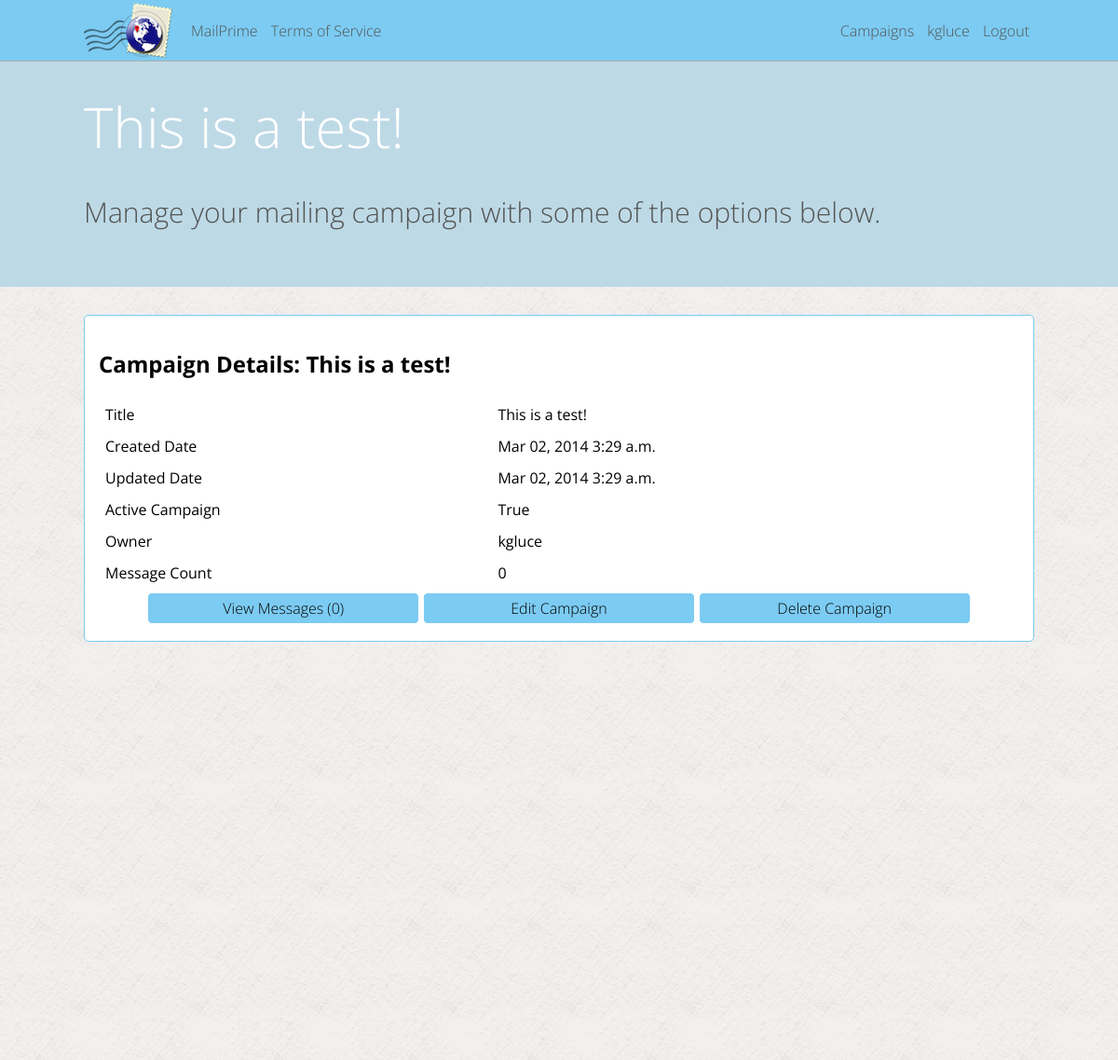
The app's page /kgluce/campaign-1 (signed in), older data.
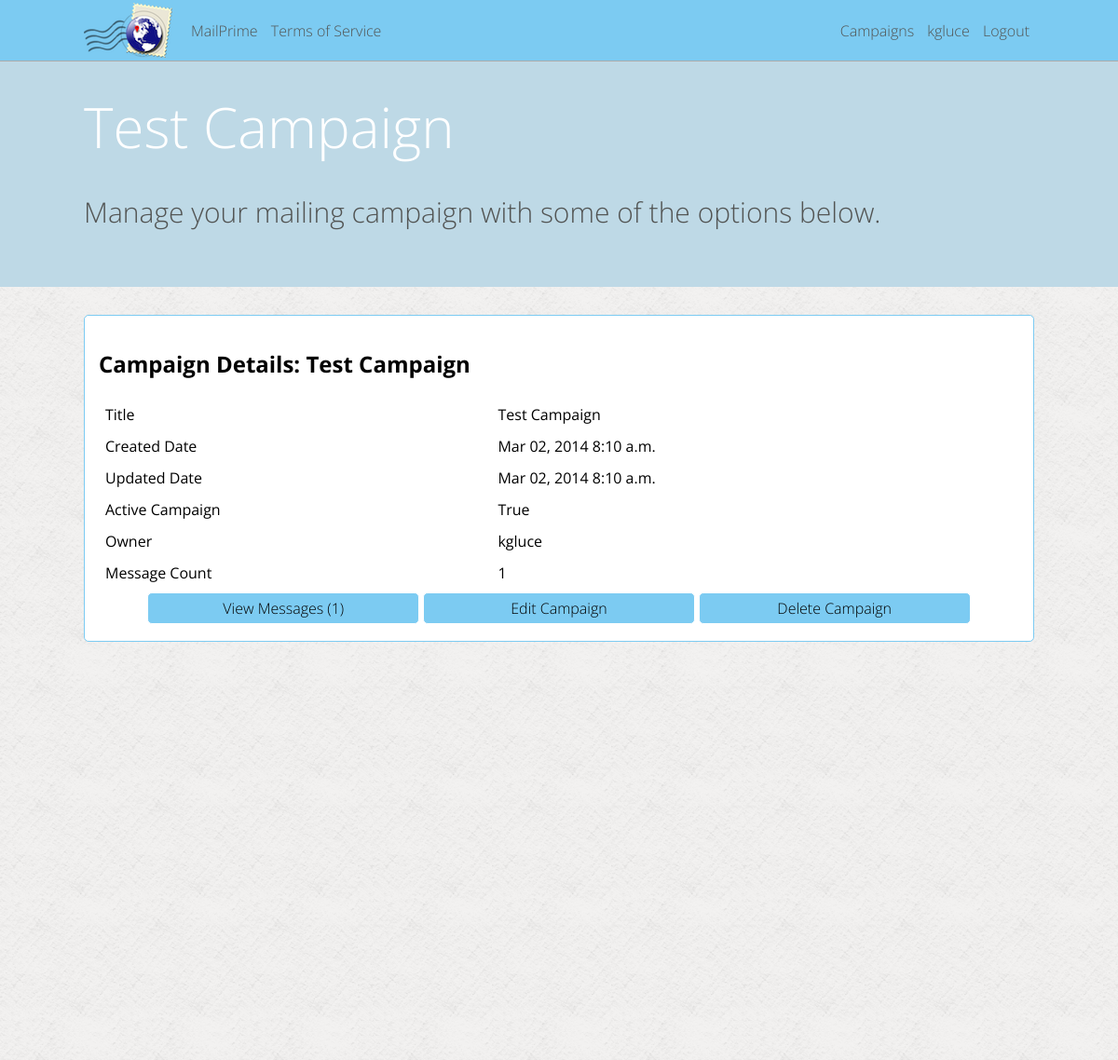
The same page, newer data.
### mailer/models.py (models this page shows, shortened)
class Campaign(models.Model):
	title = models.CharField(max_length=200)
	about = models.TextField()
	created_date = models.DateTimeField(auto_now_add=True, blank=True)
	updated_date = models.DateTimeField(auto_now=True)
	active = models.BooleanField(default=True)
	user = models.ForeignKey(User)

### mailer/campaign_views.py (the view)
# urls.py: url(r'^(\w+)/campaign-(\d+)$', campaign_views.user_campaign, name='user_campaign'),
def user_campaign(request, param_username, param_campaign_pk):
	page_vars = {"page_title": 'Campaign View'}
	if current_user(request) and request.user.username == param_username:
		try:
			user_campaign = Campaign.objects.get(pk = param_campaign_pk)
		except Campaign.DoesNotExist:
			raise Http404
		if user_campaign.user.username != request.user.username:
			raise Http404
		if user_campaign.active == False:
			messages.add_message(request, messages.ERROR, 'Campaign disabled by MailPrime Administrator')
		page_vars['campaign'] = user_campaign
		page_vars['message_count'] = Message.objects.filter(campaign = user_campaign).count()
		return render(request, 'campaign/show.html', page_vars)
	else:
		raise Http404

### mailer/lib.py (called while the page is built)
def current_user(request):
	if request.user.is_authenticated():
		return True
	else:
		return False

### mailer/templates/campaign/show.html
{% extends "_base.html" %}
{% block content %}
<div class="solid_bg">
<h1>Campaign Details: {{ campaign.title }}</h1>
<table class="full_width">
	<tr>
		<td>Title</td>
		<td>{{ campaign.title }}</td>
	</tr>
	<tr>
		<td>Created Date</td>
		<td>{{ campaign.created_date|date:"M d, Y" }} {{ campaign.created_date|time:"P" }}</td>
	</tr>
	<tr>
		<td>Updated Date</td>
		<td>{{ campaign.updated_date|date:"M d, Y" }} {{ campaign.updated_date|time:"P" }}</td>
	</tr>
	<tr>
		<td>Active Campaign</td>
		<td>{{ campaign.active }}</td>
	</tr>
	<tr>
		<td>Owner</td>
		<td>{{ campaign.user }}</td>
	</tr>
	<tr>
		<td>Message Count</td>
		<td>{{ message_count }}</td>
	</tr>
</table>
<table class="ninety_center">
	<tr>
		<td><a class="link_button" href="/{{ user.username }}/campaign-{{ campaign.pk }}/messages">View Messages ({{ message_count }})</a></td>
		<td><a class="link_button" href="/{{ user.username }}/campaign-{{ campaign.pk }}/edit">Edit Campaign</a></td>
		<td><a class="link_button" href="/{{ user.username }}/campaign-{{ campaign.pk }}/edit?action=delete">Delete Campaign</a></td>
 	</tr>
</table>
</div>
{% endblock %}
{% block header %}
<h5 id="header_title">{{ campaign.title }}</h5>
<p id="header_desc">Manage your mailing campaign with some of the options below.</p>
{% endblock header %}

Row changes from the older to the newer data that the page shows:
changed Campaign "True": title "This is a test!" → "Test Campaign"; created_date "3:29 a.m." → "8:10 a.m."; updated_date "3:29 a.m." → "8:10 a.m."
Text that changed along with them:
{{ message_count }}: "0" → "1"
